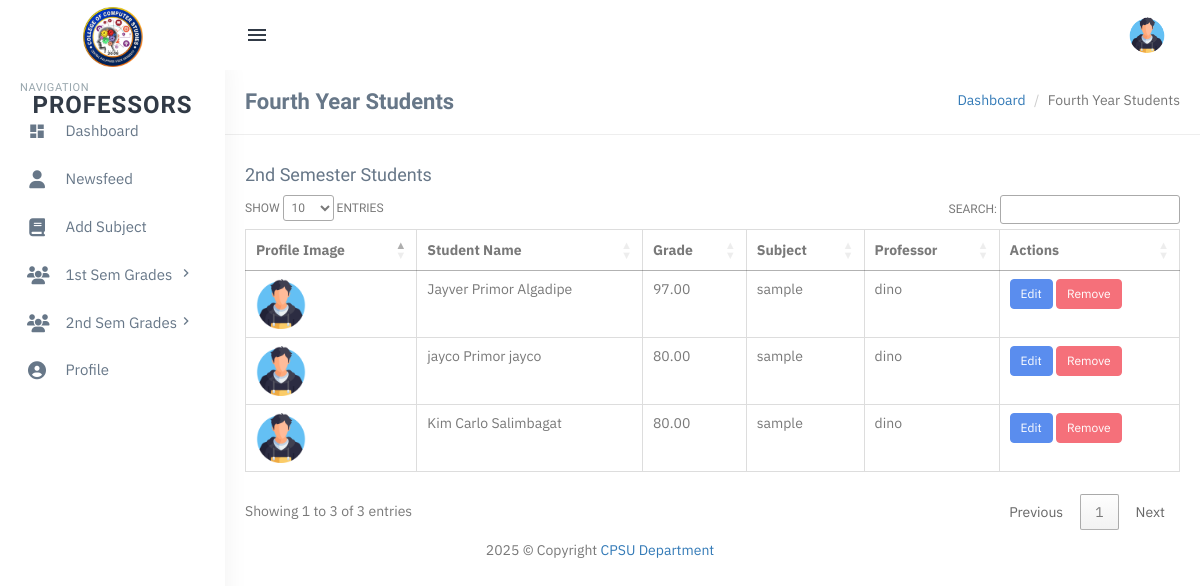
The page /users/professor/2ndsem-4th-year.php (signed in) on the database as committed earlier.
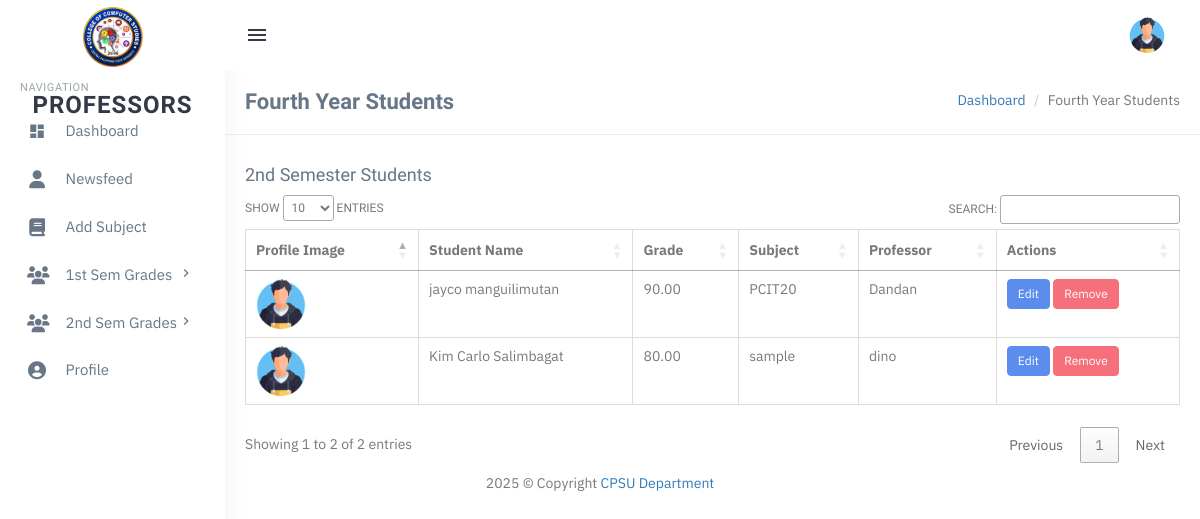
The same page on the database as committed later.
### tables this page shows
CREATE TABLE `second_semester_students` (
  `id` int(11) NOT NULL,
  `student_id` int(11) NOT NULL,
  `grade` decimal(5,2) DEFAULT NULL,
  `subject_id` int(11) NOT NULL,
  `professor_id` int(11) NOT NULL,
  `semester` enum('1st Semester','2nd Semester') DEFAULT '2nd Semester',
  `date_added` timestamp NOT NULL DEFAULT current_timestamp(),
  `full_name` varchar(255) DEFAULT NULL
);

CREATE TABLE `users` (
  `id` int(11) NOT NULL,
  `full_name` varchar(255) NOT NULL,
  `email` varchar(255) NOT NULL,
  `password` varchar(255) NOT NULL,
  `role` enum('student','professor') NOT NULL,
  `year` varchar(255) DEFAULT NULL,
  `profile_image` varchar(255) DEFAULT './assets/profile-images/default-profile.png',
  `created_at` timestamp NOT NULL DEFAULT current_timestamp(),
  `year_level` varchar(20) DEFAULT 'Unassigned'
);

CREATE TABLE `subjects` (
  `id` int(11) NOT NULL,
  `subject_name` varchar(255) NOT NULL,
  `semester` enum('1st Semester','2nd Semester') NOT NULL,
  `created_at` timestamp NOT NULL DEFAULT current_timestamp()
);

CREATE TABLE `professors` (
  `id` int(11) NOT NULL,
  `full_name` varchar(255) NOT NULL,
  `email` varchar(255) NOT NULL,
  `password` varchar(255) NOT NULL,
  `created_at` timestamp NOT NULL DEFAULT current_timestamp(),
  `profile_image` varchar(255) DEFAULT NULL,
  `year_level` varchar(20) DEFAULT 'Unassigned'
);

### users/professor/2ndsem-4th-year.php (the view, shortened to what this page needs)
<?php
include('includes/config.php');
$students_query = mysqli_query($con, "
SELECT u.id AS student_id, u.full_name, u.profile_image, u.created_at,
       fs.grade, fs.subject_id, fs.professor_id,
       s.subject_name, p.full_name AS professor_name
FROM users u
LEFT JOIN second_semester_students fs ON u.id = fs.student_id
LEFT JOIN subjects s ON fs.subject_id = s.id
LEFT JOIN professors p ON fs.professor_id = p.id
WHERE u.role = 'student'
  AND u.year = '4th Year'
ORDER BY u.id ASC
");
$second_sem_students = mysqli_fetch_all($students_query, MYSQLI_ASSOC);
?>
<?php include('includes/topheader.php'); ?>
<?php include('includes/leftsidebar.php'); ?>
<link rel="stylesheet" href="https://cdn.datatables.net/1.13.4/css/jquery.dataTables.min.css">
<div class="content-page">
    <div class="content">
        <div class="container">
            <div class="row">
                <div class="col-xs-12">
                    <div class="page-title-box">
                        <h4 class="page-title">Fourth Year Students</h4>
                        <ol class="breadcrumb p-0 m-0">
                            <li><a href="#">Dashboard</a></li>
                            <li class="active">Fourth Year Students</li>
                        </ol>
                        <div class="clearfix"></div>
                    </div>
                </div>
            </div>
            <h4>2nd Semester Students</h4>
            <table id="secondSemesterTable" class="table table-bordered">
                <thead>
                    <tr>
                        <th>Profile Image</th>
                        <th>Student Name</th>
                        <th>Grade</th>
                        <th>Subject</th>
                        <th>Professor</th>
                        <th>Actions</th>
                    </tr>
                </thead>
                <tbody>
                    <?php foreach ($second_sem_students as $student) { ?>
                        <tr>
                            <td>
                                <img src="<?php echo (!empty($student['profile_image']) && file_exists('../student/assets/profile-images/' . basename($student['profile_image'])))
                                                ? '../student/assets/profile-images/' . basename($student['profile_image'])
                                                : '../student/assets/profile-images/default-profile.png'; ?>"
                                    alt="Profile Image" style="width: 50px; height: 50px;">
                            </td>
                            <td><?php echo htmlentities($student['full_name']); ?></td>
                            <td>
                                <?php if (!empty($student['grade'])) { ?>
                                    <span><?php echo $student['grade']; ?></span>
                                <?php } else { ?>
                                    <input type="number" class="form-control grade-input"
                                        data-student-id="<?php echo $student['student_id']; ?>">
                                <?php } ?>
                            </td>
                            <td>
                                <?php if (!empty($student['subject_name'])) { ?>
                                    <span><?php echo $student['subject_name']; ?></span>
                                <?php } ?>
                            </td>
                            <td>
                                <?php if (!empty($student['professor_name'])) { ?>
                                    <span><?php echo $student['professor_name']; ?></span>
                                <?php } ?>
                            </td>
                            <td>
                                <?php if (!empty($student['grade'])) { ?>
                                    <button class="btn btn-primary btn-sm edit-grade-btn"
                                        data-student-id="<?php echo $student['student_id']; ?>"
                                        data-grade="<?php echo $student['grade']; ?>">
                                        Edit
                                    </button>
                                    <form method="POST" action="2ndsem-4th-year.php" style="display:inline;">
                                        <button type="submit" class="btn btn-danger btn-sm" onclick="return confirm('Are you sure you want to remove this grade?');">
                                            Remove
                                        </button>
                                    </form>
                                <?php } ?>
                            </td>
                        </tr>
                    <?php } ?>
                </tbody>
            </table>
        </div>
    </div>
</div>
<?php include('includes/footer.php'); ?>

Rows that differ between the two databases and show on the page:
removed second_semester_students: student.profile_image (placeholder picture), student.full_name "Jayver Primor Algadipe", grade "97.00", subject.subject_name "sample", professor.full_name "dino"
removed second_semester_students: student.profile_image (placeholder picture), student.full_name "jayco Primor jayco", grade "80.00", subject.subject_name "sample", professor.full_name "dino"
added second_semester_students: student.full_name "jayco manguilimutan", grade "90.00", subject.subject_name "PCIT20", professor.full_name "Dandan"
Other text that changed with them:
text written by a page script: "SHOW ENTRIES SEARCH: Showing 1 to 3 of 3 entries Previous 1 Next" → "SHOW ENTRIES SEARCH: Showing 1 to 2 of 2 entries Previous 1 Next"
